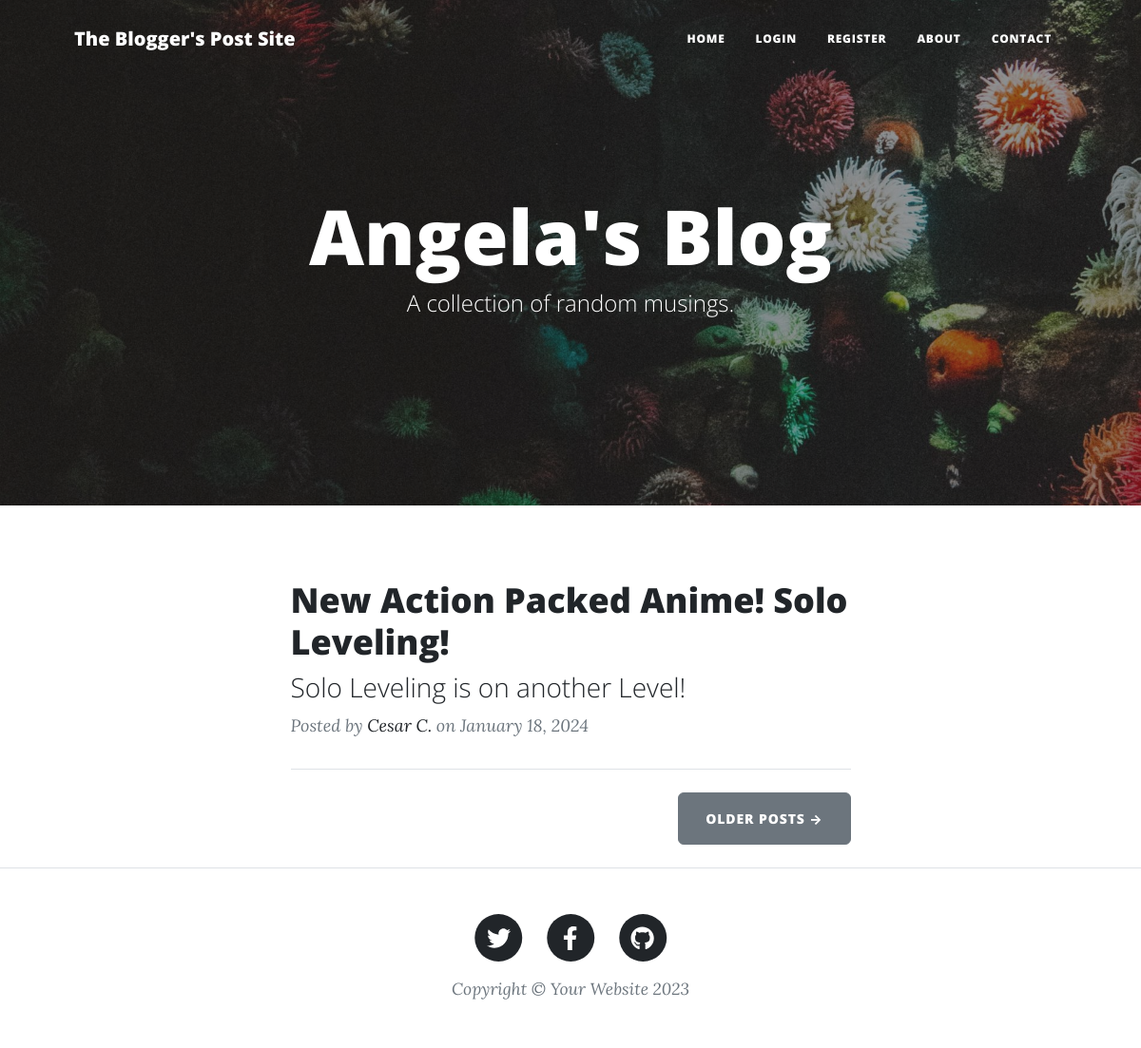
The page / on the database its author committed.
### main.py (models this page shows)
class BlogPost(db.Model):
    __tablename__ = "blog_posts"
    id = db.Column(db.Integer, primary_key=True)
    title = db.Column(db.String(250), unique=True, nullable=False)
    subtitle = db.Column(db.String(250), nullable=False)
    date = db.Column(db.String(250), nullable=False)
    body = db.Column(db.Text, nullable=False)
    author_id: Mapped[int] = mapped_column(ForeignKey("users.id"))
    author: Mapped["User"] = relationship(back_populates="posts")
    img_url = db.Column(db.String(250), nullable=False)
    comments: Mapped[list["Comment"]] = relationship(back_populates="parent_post")

class User(UserMixin, db.Model):
    __tablename__ = "users"
    id = db.Column(db.Integer, primary_key=True)
    email = db.Column(db.String(100), unique=True)
    password = db.Column(db.String(100))
    name = db.Column(db.String(1000))
    posts: Mapped[list["BlogPost"]] = relationship(back_populates="author")
    comments: Mapped["Comment"] = relationship(back_populates="comment_author")

### main.py (the view)
@app.route('/')
def get_all_posts():
    print(current_user)
    result = db.session.execute(db.select(BlogPost))
    posts = result.scalars().all()
    return render_template("index.html", all_posts=posts)

### templates/index.html (shortened to what this page needs)
{% include "header.html" %}
<header
  class="masthead"
  style="background-image: url('../static/assets/img/home-bg.jpg')"
>
  <div class="container position-relative px-4 px-lg-5">
    <div class="row gx-4 gx-lg-5 justify-content-center">
      <div class="col-md-10 col-lg-8 col-xl-7">
        <div class="site-heading">
          <h1>Angela's Blog</h1>
          <span class="subheading">A collection of random musings.</span>
        </div>
      </div>
    </div>
  </div>
</header>
<div class="container px-4 px-lg-5">
  <div class="row gx-4 gx-lg-5 justify-content-center">
    <div class="col-md-10 col-lg-8 col-xl-7">
      {% for post in all_posts %}
      <div class="post-preview">
        <a href="{{ url_for('show_post', post_id=post.id) }}">
          <h2 class="post-title">{{ post.title }}</h2>
          <h3 class="post-subtitle">{{ post.subtitle }}</h3>
        </a>
        <p class="post-meta">
          Posted by
          <a href="#">{{ post.author.name }}</a>
          on {{post.date}}
        </p>
      </div>
      <hr class="my-4" />
      {% endfor %}
      <div class="d-flex justify-content-end mb-4">
        <a class="btn btn-secondary text-uppercase" href="#!">Older Posts →</a>
      </div>
    </div>
  </div>
</div>
{% include "footer.html" %}

### rows shown on the page
BlogPost: title "New Action Packed Anime! Solo Leveling!", subtitle "Solo Leveling is on another Level!", author.name "Cesar C.", date "January 18, 2024"
